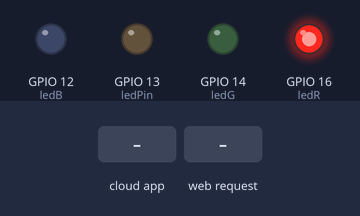
Simulated run of this sketch. Board: ESP8266 (NodeMCU). On the bench: output pins drawn as LEDs (lit = HIGH). The test bench sets the inputs (shaded band). WiFi joins after 1.5 s; servers stay silent unless stated; no MQTT or app messages arrive unless stated; what the sketch prints to the serial monitor is not drawn. At 7.8 s the program restarts the board; the recording ends there.

Above: at 0.1 s.
At 2.7 s:
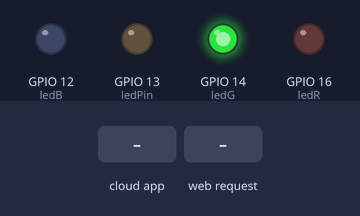
2.8 s: the phone or cloud app sets onoff to ON
At 4.0 s:
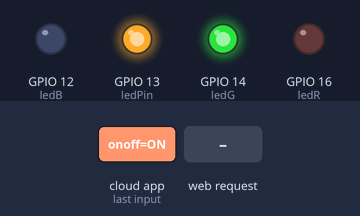
4.3 s: HTTP request GET /reset received
Timing chart, 0 to 7.8 s (numbered marks = the images above; inputs shaded):
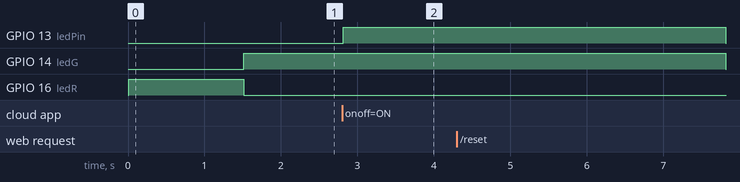

The sketch:

ygg.ino
```cpp
#include <ESP8266WiFi.h>
#include <ESP8266mDNS.h>
#include <WiFiUdp.h>
#include <ArduinoOTA.h>
#include "Adafruit_MQTT.h"
#include "Adafruit_MQTT_Client.h"

ADC_MODE(ADC_VCC);

const char* ssid = "ssid";
const char* password = "pass";
const char* ota_password = "pass";

#define SERVER      "192.168.1.254"
#define SERVERPORT  1883

int ledPin = 13; // GPIO13
int ledR = 16; //
int ledG = 14; //
int ledB = 12; //

WiFiServer server(80);

WiFiClient client;
Adafruit_MQTT_Client mqtt(&client, SERVER, SERVERPORT);
Adafruit_MQTT_Publish state = Adafruit_MQTT_Publish(&mqtt, "/feeds/socket/state");
Adafruit_MQTT_Publish volt = Adafruit_MQTT_Publish(&mqtt, "/feeds/socket/voltage");
Adafruit_MQTT_Subscribe onoffbutton = Adafruit_MQTT_Subscribe(&mqtt, "/feeds/socket/onoff");

void MQTT_connect();

void setup() {
  Serial.begin(115200);
  delay(10);

  pinMode(ledPin, OUTPUT);
  digitalWrite(ledPin, LOW);

  pinMode(12, OUTPUT);
  pinMode(14, OUTPUT);
  pinMode(16, OUTPUT);

  digitalWrite(ledR, HIGH);

  // Connect to WiFi network
  Serial.println();
  Serial.println();
  Serial.print("Connecting to ");
  Serial.println(ssid);

  WiFi.softAPdisconnect();
  WiFi.disconnect();

  WiFi.mode(WIFI_STA);
  WiFi.begin(ssid, password);

  uint8_t timeout = 20;
  while ((WiFi.status() != WL_CONNECTED) && timeout--) {
    delay(500);
    Serial.print(".");
  }
  if (WiFi.status() == WL_CONNECTED) {
    Serial.println("connected!");
    Serial.print("STA IP address ");
    Serial.println(WiFi.localIP());
    digitalWrite(ledR, LOW);
    digitalWrite(ledG, HIGH);

  } else {
    Serial.println("Configuring access point...");
    WiFi.mode(WIFI_AP);
    WiFi.softAP("ESP-TESTAP",password);
    WiFi.softAPIP();
    Serial.print("AP IP address ");
    Serial.println(WiFi.softAPIP());
  digitalWrite(ledR, LOW);
  digitalWrite(ledB, HIGH);
  }

  // Start the server
  server.begin();
  Serial.println("Server started");

  // Print the IP address
  Serial.print("Use this URL to connect: ");
  Serial.print("http://");
  Serial.print(WiFi.localIP());
  Serial.println("/");

  ArduinoOTA.setPassword(ota_password);
  // Init ota update
  ArduinoOTA.onStart([]() {
    String type;
    if (ArduinoOTA.getCommand() == U_FLASH) {
      type = "sketch";
    } else { // U_SPIFFS
      type = "filesystem";
    }
    Serial.println("Start updating " + type);
  });
  ArduinoOTA.onEnd([]() {
    Serial.println("\nEnd");
  });
  ArduinoOTA.onProgress([](unsigned int progress, unsigned int total) {
    Serial.printf("Progress: %u%%\r", (progress / (total / 100)));
  });
  ArduinoOTA.onError([](ota_error_t error) {
    Serial.printf("Error[%u]: ", error);
    if (error == OTA_AUTH_ERROR) {
      Serial.println("Auth Failed");
    } else if (error == OTA_BEGIN_ERROR) {
      Serial.println("Begin Failed");
    } else if (error == OTA_CONNECT_ERROR) {
      Serial.println("Connect Failed");
    } else if (error == OTA_RECEIVE_ERROR) {
      Serial.println("Receive Failed");
    } else if (error == OTA_END_ERROR) {
      Serial.println("End Failed");
    }
  });
  ArduinoOTA.begin();

  mqtt.subscribe(&onoffbutton);
}

void loop() {
  ArduinoOTA.handle();
  MQTT_connect();

  Adafruit_MQTT_Subscribe *subscription;
  while ((subscription = mqtt.readSubscription(5000))) {
    if (subscription == &onoffbutton) {
      Serial.print(F("Got: "));
      Serial.println((char *)onoffbutton.lastread);

      if (strcmp((char *)onoffbutton.lastread, "OFF") == 0) {
        digitalWrite(ledPin, LOW);
        state.publish("OFF");
      }
      if (strcmp((char *)onoffbutton.lastread, "ON") == 0) {
        digitalWrite(ledPin, HIGH);
        state.publish("ON");
      }
    }
  }
  volt.publish(ESP.getVcc());

  // Check if a client has connected
  WiFiClient client = server.available();
  if (!client) {
    return;
  }

  // Wait until the client sends some data
  Serial.println("new client");
  while(!client.available()){
    delay(1);
  }

  // Read the first line of the request
  String request = client.readStringUntil('\r');
  Serial.println(request);
  client.flush();

  // Match the request

  int value = LOW;
  if (request.indexOf("/LED=ON") != -1)  {
    digitalWrite(ledPin, HIGH);
    value = HIGH;
  }
  if (request.indexOf("/LED=OFF") != -1)  {
    digitalWrite(ledPin, LOW);
    value = LOW;
  }
  if (request.indexOf("/reset") != -1)  {
    digitalWrite(ledPin, LOW);
    digitalWrite(ledR, LOW);
    digitalWrite(ledG, LOW);
    digitalWrite(ledB, LOW);
    ESP.restart();
  }

  // Return the response
  client.println("HTTP/1.1 200 OK");
  client.println("Content-Type: text/html");
  client.println(""); //  do not forget this one
  client.println("<!DOCTYPE HTML>");
  client.println("<html>");

  client.print("Led pin is now: ");

  if(value == HIGH) {
    client.print("On");
  } else {
    client.print("Off");
  }
  client.println("<br><br>");
  client.println("<a href=\"/LED=ON\"\"><button>Turn On </button></a>");
  client.println("<a href=\"/LED=OFF\"\"><button>Turn Off </button></a><br />");
  client.println("</html>");

  delay(1);
  Serial.println("Client disonnected");
  Serial.println("");

}

// Function to connect and reconnect as necessary to the MQTT server.
// Should be called in the loop function and it will take care if connecting.
void MQTT_connect() {
  int8_t ret;

  // Stop if already connected.
  if (mqtt.connected()) {
    return;
  }

  Serial.print("Connecting to MQTT... ");

  uint8_t retries = 3;
  while ((ret = mqtt.connect()) != 0) { // connect will return 0 for connected
       Serial.println(mqtt.connectErrorString(ret));
       Serial.println("Retrying MQTT connection in 5 seconds...");
       mqtt.disconnect();
       delay(5000);  // wait 5 seconds
       retries--;
       if (retries == 0) {
         // basically die and wait for WDT to reset me
         while (1);
       }
  }
  Serial.println("MQTT Connected!");
}
```

Measured:
- after the input at 2.8 s, GPIO 13 (ledPin): LOW → HIGH at once
- after the input at 4.3 s, GPIO 13 (ledPin), GPIO 14 (ledG): HIGH → LOW after 3.5 s
